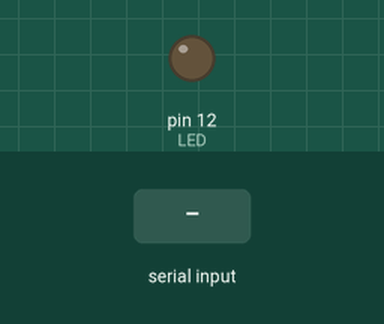
Bench run of a sketch on a simulated Arduino Uno, built with avr-gcc and run on an emulated ATmega328P. Shown: output pins drawn as LEDs (lit = HIGH). The test bench sets the inputs (shaded band).

Above: at 1.2 s.
1.3 s: "0" received over Serial
At 2.3 s:
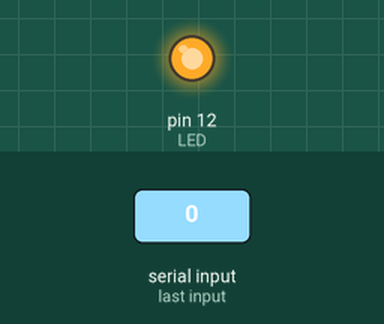
2.8 s: "1" received over Serial
At 3.5 s:
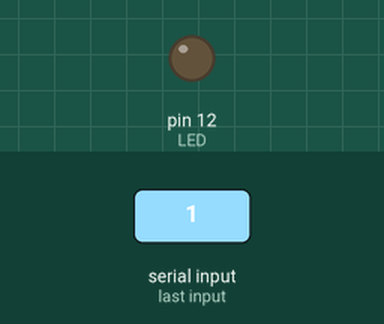
Timing chart, 0 to 5.8 s (numbered marks = the images above; inputs shaded):
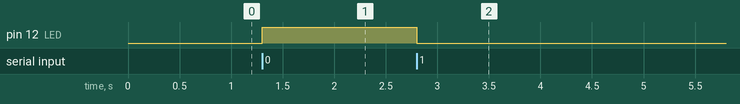

Measured:
- after the input at 1.3 s, pin 12 (LED): LOW → HIGH at once
- after the input at 2.8 s, pin 12 (LED): HIGH → LOW at once

The sketch:

test_04.ino
```cpp
// PINS
int LED=12;
int BUTTON=4;

// CONSTANTS
const int bufferSize = 20;

// VARIABLES
int tmp=0;
char Buffer[bufferSize];

void setup()
{
  Serial.begin(9600);
  pinMode(LED,OUTPUT);
  pinMode(BUTTON,INPUT);
 // digitalWrite(LED,HIGH);
}

void loop()
{

  int lf = 10;

  Serial.readBytesUntil(lf,Buffer,1);
  if(strcmp(Buffer,"0")==0)
  {
    digitalWrite(LED,HIGH);
  }
  else if(strcmp(Buffer,"1")==0)
  {
    digitalWrite(LED,LOW);
  }

}
```
